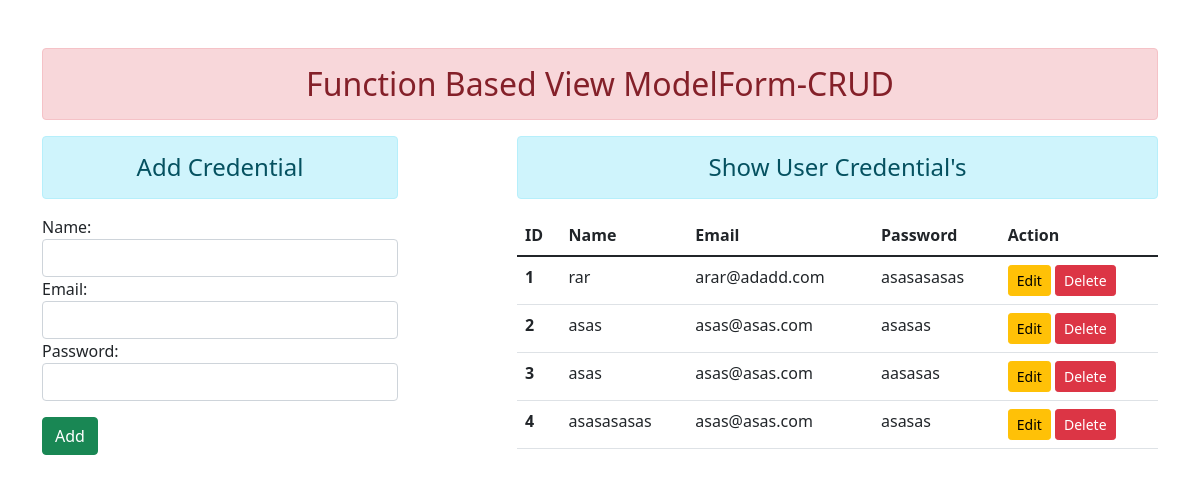
Before: /home/add/ with the older database file.
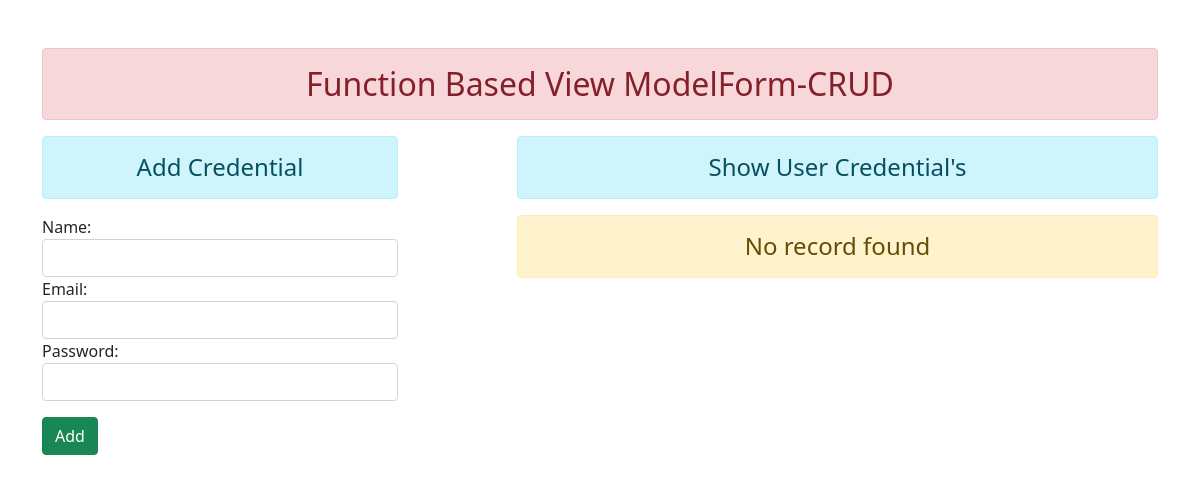
After: the same page with the newer database file.
### register/models.py (models this page shows)
class User(models.Model):
    name = models.CharField(max_length=70)
    email = models.EmailField(max_length=100)
    password = models.CharField(max_length=70)

### register/views.py (the view)
# urls.py: path('add/', show_home,name='addandshow'),
def show_home(request):
    if request.method == 'POST':
        fm = UserRegistration(request.POST)
        if fm.is_valid():
            name = fm.cleaned_data['name']
            email = fm.cleaned_data['email']
            password = fm.cleaned_data['password']
            reg = User(name=name,email=email,password=password)
            reg.save()
            fm = UserRegistration()
    else:
        fm = UserRegistration()
    get_all = User.objects.all()
    return render(request,'register/addandshow.html',{'form':fm,'show':get_all})

### register/forms.py
class UserRegistration(forms.ModelForm):
    class Meta:
        model = User
        fields = ['name','email','password',]
        widgets = {
            'name':forms.TextInput(attrs={'class':'form-control'}),
            'email':forms.EmailInput(attrs={'class':'form-control'}),
            'password':forms.PasswordInput(render_value=True,attrs={'class':'form-control'}),
        }

### register/templates/register/addandshow.html (shortened to what this page needs)
{% extends 'register/base.html' %}
{% block content %}
<div class="row">
    <div class="col-sm-4">
        <h4 class="text-center alert alert-info">Add Credential</h4>
        <form method="post">
            {{form}}
            <input type="submit" class="btn btn-success mt-3" value="Add">
        </form>
    </div>
    <div class="col-sm-7 offset-1">
        <h4 class="text-center alert alert-info">Show User Credential's</h4>
        {% if show %}
            <table class="table">
                <thead>
                <tr>
                    <th scope="col">ID</th>
                    <th scope="col">Name</th>
                    <th scope="col">Email</th>
                    <th >Password</th>
                    <th scope="col">Action</th>
                </tr>
                </thead>
                <tbody>
                    {% for stu in show %}
                        <tr>
                            <th scope="row">{{stu.id}}</th>
                            <td>{{stu.name}}</td>
                            <td>{{stu.email}}</td>
                            <td>{{stu.password}}</td>
                            <td>
                                <a href="{% url 'update' stu.id %}" class="btn btn-warning btn-sm">Edit</a>
                                <form action="{% url 'delete' stu.id %}" method="post" class="d-inline">
                                    <input type="submit" class='btn btn-danger btn-sm' value="Delete">
                                </form>
                            </td>
                        </tr>
                {% endfor %}
                </tbody>
            </table>
        {% else %}
        <h4 class="text-center alert alert-warning">No record found</h4>
    {% endif %}
    </div>
</div>
{% endblock content %}

### register/templates/register/base.html (shortened to what this page needs)
<!DOCTYPE html>
{% load static %}
<html lang="en">
<head>
    <link rel="stylesheet" href="{% static 'core/css/all.css' %}">
    <link href="https://cdn.jsdelivr.net/npm/bootstrap@5.1.3/dist/css/bootstrap.min.css" rel="stylesheet">
</head>
<body>
    <div class="container mt-5">
        <h2 class="text-center alert alert-danger">Function Based View ModelForm-CRUD</h2>
        {% block content %} {% endblock content %}
    </div>
</body>
</html>

Changed rows visible on the page:
removed User: id "1", name "rar", email "arar@adadd.com", password "asasasasas"
removed User: id "2", name "asas", email "asas@asas.com", password "asasas"
removed User: id "3", name "asas", email "asas@asas.com", password "aasasas"
removed User: id "4", name "asasasasas", email "asas@asas.com", password "asasas"
Other visible differences:
text no longer shown: "ID Name Email Password Action"
text now shown: "No record found"
